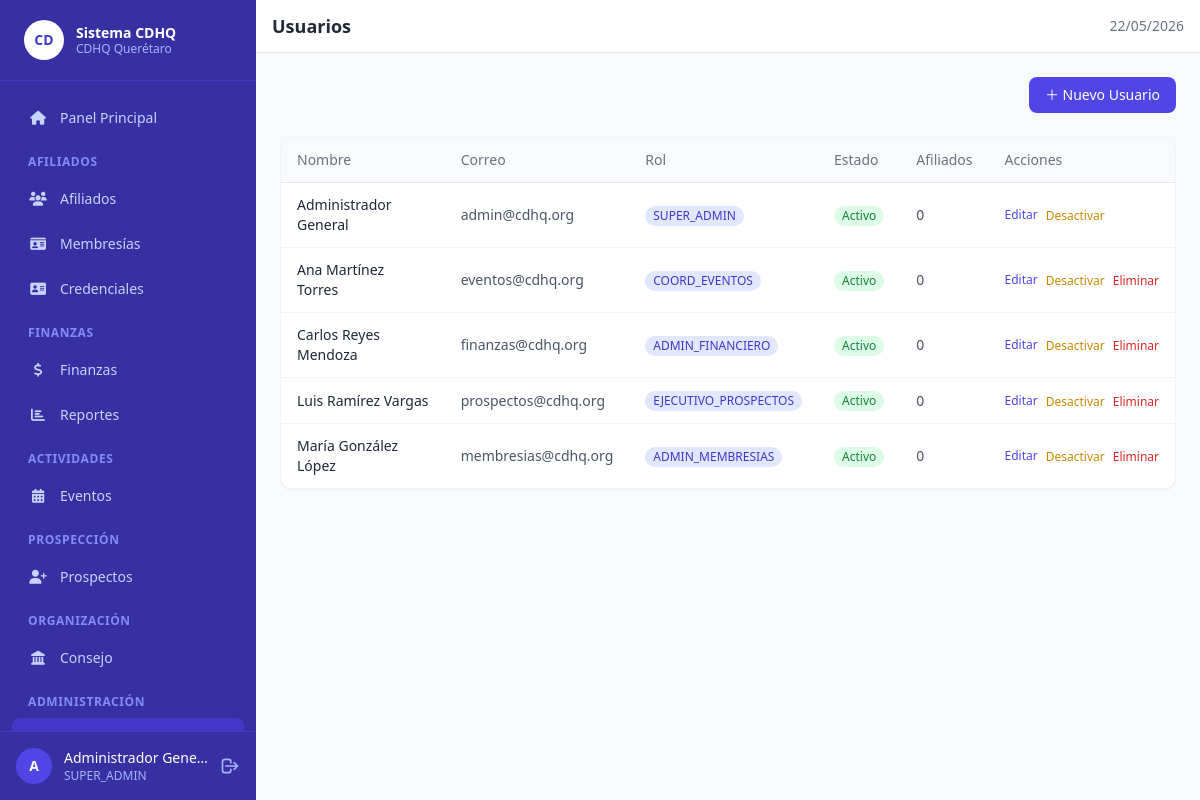
The app's page /users (signed in) with its own data.
### tables this page shows
CREATE TABLE IF NOT EXISTS `users` (
    `id`         INT UNSIGNED AUTO_INCREMENT PRIMARY KEY,
    `name`       VARCHAR(120) NOT NULL,
    `email`      VARCHAR(160) NOT NULL UNIQUE,
    `password`   VARCHAR(255) NOT NULL,
    `role`       ENUM('SUPER_ADMIN','ADMIN_MEMBRESIAS','ADMIN_FINANCIERO','COORD_EVENTOS','EJECUTIVO_PROSPECTOS','AFILIADO')
                 NOT NULL DEFAULT 'AFILIADO',
    `active`     TINYINT(1) NOT NULL DEFAULT 1,
    `created_at` DATETIME NOT NULL DEFAULT CURRENT_TIMESTAMP,
    `updated_at` DATETIME NOT NULL DEFAULT CURRENT_TIMESTAMP ON UPDATE CURRENT_TIMESTAMP
);

### app/views/users/index.php (the view, shortened to what the rows shown need)
<?php require VIEWS_PATH . '/layout/header.php'; ?>
<?php require VIEWS_PATH . '/layout/navbar.php'; ?>
<div class="flex items-center justify-between mb-6">
    <a href="<?= $base_url ?>/users/create"
       class="inline-flex items-center gap-2 bg-indigo-600 hover:bg-indigo-700 text-white text-sm font-medium px-4 py-2 rounded-lg transition-colors">
        ＋ Nuevo Usuario
    </a>
</div>
<div class="bg-white rounded-xl shadow-sm border border-gray-100 overflow-hidden">
    <table class="min-w-full divide-y divide-gray-200 text-sm">
        <thead class="bg-gray-50">
            <tr>
                <th class="px-4 py-3 text-left font-medium text-gray-500">Nombre</th>
                <th class="px-4 py-3 text-left font-medium text-gray-500">Correo</th>
                <th class="px-4 py-3 text-left font-medium text-gray-500">Rol</th>
                <th class="px-4 py-3 text-left font-medium text-gray-500">Estado</th>
                <th class="px-4 py-3 text-left font-medium text-gray-500">Afiliados</th>
                <th class="px-4 py-3 text-left font-medium text-gray-500">Acciones</th>
            </tr>
        </thead>
        <tbody class="divide-y divide-gray-100">
            <?php foreach ($users as $user): ?>
            <tr class="hover:bg-gray-50">
                <td class="px-4 py-3 font-medium text-gray-800"><?= htmlspecialchars($user['name']) ?></td>
                <td class="px-4 py-3 text-gray-600"><?= htmlspecialchars($user['email']) ?></td>
                <td class="px-4 py-3">
                    <span class="inline-block bg-indigo-100 text-indigo-700 text-xs px-2 py-0.5 rounded-full font-medium">
                        <?= htmlspecialchars($user['role']) ?>
                    </span>
                </td>
                <td class="px-4 py-3">
                    <?php if ($user['active']): ?>
                    <span class="inline-block bg-green-100 text-green-700 text-xs px-2 py-0.5 rounded-full font-medium">Activo</span>
                    <?php else: ?>
                    <span class="inline-block bg-red-100 text-red-700 text-xs px-2 py-0.5 rounded-full font-medium">Inactivo</span>
                    <?php endif; ?>
                </td>
                <td class="px-4 py-3 text-gray-600"><?= (int)$user['affiliate_count'] ?></td>
                <td class="px-4 py-3">
                    <div class="flex items-center gap-2">
                        <a href="<?= $base_url ?>/users/<?= $user['id'] ?>/edit"
                           class="text-indigo-600 hover:text-indigo-800 text-xs font-medium">Editar</a>
                        <form method="POST" action="<?= $base_url ?>/users/<?= $user['id'] ?>/toggle" class="inline">
                            <button type="submit" class="text-yellow-600 hover:text-yellow-800 text-xs font-medium">
                                <?= $user['active'] ? 'Desactivar' : 'Activar' ?>
                            </button>
                        </form>
                        <?php if ($user['id'] !== ($current_user['id'] ?? 0)): ?>
                        <form method="POST" action="<?= $base_url ?>/users/<?= $user['id'] ?>/delete" class="inline"
                              onsubmit="return confirm('¿Eliminar este usuario?')">
                            <button type="submit" class="text-red-600 hover:text-red-800 text-xs font-medium">Eliminar</button>
                        </form>
                        <?php endif; ?>
                    </div>
                </td>
            </tr>
            <?php endforeach; ?>
        </tbody>
    </table>
</div>
<?php require VIEWS_PATH . '/layout/footer.php'; ?>

### core/Router.php (shortened to what the rows shown need)
<?php
class Router {
    private array $routes = [];
    public function add(string $method, string $pattern, string $controller, string $action): void {
        $this->routes[] = compact('method', 'pattern', 'controller', 'action');
    }
    public function dispatch(string $url): void {
        $requestMethod = $_SERVER['REQUEST_METHOD'] ?? 'GET';
        $url = trim($url, '/');
        foreach ($this->routes as $route) {
            if (strtoupper($route['method']) !== strtoupper($requestMethod)) {
                continue;
            }
            $pattern = $this->buildPattern($route['pattern']);
            if (preg_match($pattern, $url, $matches)) {
                array_shift($matches);
                $params = array_values(array_filter($matches, 'is_int', ARRAY_FILTER_USE_KEY));
                $this->invoke($route['controller'], $route['action'], $params);
                return;
            }
        }
    }
    private function buildPattern(string $pattern): string {
        $pattern = trim($pattern, '/');
        $pattern = preg_replace('/:([a-zA-Z_]+)/', '(?P<$1>[^/]+)', $pattern);
        return '#^' . $pattern . '$#';
    }
    private function invoke(string $controllerName, string $action, array $params): void {
        $controller = new $controllerName();
        call_user_func_array([$controller, $action], $params);
    }
}

### app/views/layout/navbar.php (shortened to what the rows shown need)
<?php
$currentUser = $current_user ?? Auth::currentUser();
$role = $currentUser['role'] ?? '';
$currentPath = trim(parse_url($_SERVER['REQUEST_URI'] ?? '', PHP_URL_PATH), '/');
$baseStripped = ltrim(str_replace(
    rtrim(parse_url(BASE_URL, PHP_URL_PATH), '/'), '', '/' . $currentPath
), '/');
function navLink(string $href, string $label, string $icon, string $current, string $base): string {
    $path = ltrim($href, '/');
    $active = ($current === $path || strpos($current, $path . '/') === 0) && $path !== '';
    $class  = $active ? 'sidebar-link active' : 'sidebar-link text-indigo-200';
    return '<a href="' . BASE_URL . '/' . $href . '" class="' . $class . '">'
         . '<span class="w-5 flex-shrink-0 text-center">' . $icon . '</span>'
         . '<span>' . htmlspecialchars($label) . '</span>'
         . '</a>';
}
?>
<div class="flex h-screen overflow-hidden">
<aside id="sidebar" class="w-64 bg-indigo-800 text-white flex flex-col flex-shrink-0 transition-transform duration-200 z-30
    fixed inset-y-0 left-0 lg:static lg:translate-x-0 -translate-x-full" aria-label="Sidebar">
    <div class="px-6 py-5 border-b border-indigo-700 flex items-center gap-3">
        <div class="w-10 h-10 bg-white rounded-full flex items-center justify-center flex-shrink-0">
            <span class="text-indigo-700 font-bold text-sm">CD</span>
        </div>
        <div>
            <p class="font-bold text-sm leading-tight">Sistema CDHQ</p>
            <p class="text-indigo-300 text-xs leading-tight">CDHQ Querétaro</p>
        </div>
    </div>
    <nav class="flex-1 overflow-y-auto px-3 py-4 space-y-1">
        <?= navLink('dashboard', 'Panel Principal', '<i class="fas fa-home fa-fw"></i>', $baseStripped, BASE_URL) ?>
        <?php if (in_array($role, [ROLE_SUPER_ADMIN, ROLE_ADMIN_MEMBRESIAS, ROLE_EJECUTIVO_PROSPECTOS])): ?>
        <p class="px-4 pt-3 pb-1 text-xs font-semibold uppercase text-indigo-400 tracking-wider">Afiliados</p>
        <?= navLink('affiliates', 'Afiliados', '<i class="fas fa-users fa-fw"></i>', $baseStripped, BASE_URL) ?>
        <?= navLink('subscriptions', 'Membresías', '<i class="fas fa-id-card fa-fw"></i>', $baseStripped, BASE_URL) ?>
        <?= navLink('credentials/1', 'Credenciales', '<i class="fas fa-address-card fa-fw"></i>', $baseStripped, BASE_URL) ?>
        <?php endif; ?>
        <?php if (in_array($role, [ROLE_SUPER_ADMIN, ROLE_ADMIN_FINANCIERO])): ?>
        <p class="px-4 pt-3 pb-1 text-xs font-semibold uppercase text-indigo-400 tracking-wider">Finanzas</p>
        <?= navLink('financial', 'Finanzas', '<i class="fas fa-dollar-sign fa-fw"></i>', $baseStripped, BASE_URL) ?>
        <?= navLink('reports', 'Reportes', '<i class="fas fa-chart-bar fa-fw"></i>', $baseStripped, BASE_URL) ?>
        <?php endif; ?>
        <?php if (in_array($role, [ROLE_SUPER_ADMIN, ROLE_ADMIN_MEMBRESIAS, ROLE_COORD_EVENTOS, ROLE_AFILIADO])): ?>
        <p class="px-4 pt-3 pb-1 text-xs font-semibold uppercase text-indigo-400 tracking-wider">Actividades</p>
        <?= navLink('events', 'Eventos', '<i class="fas fa-calendar-alt fa-fw"></i>', $baseStripped, BASE_URL) ?>
        <?php endif; ?>
        <?php if (in_array($role, [ROLE_SUPER_ADMIN, ROLE_ADMIN_MEMBRESIAS, ROLE_EJECUTIVO_PROSPECTOS])): ?>
        <p class="px-4 pt-3 pb-1 text-xs font-semibold uppercase text-indigo-400 tracking-wider">Prospección</p>
        <?= navLink('prospects', 'Prospectos', '<i class="fas fa-user-plus fa-fw"></i>', $baseStripped, BASE_URL) ?>
        <?php endif; ?>
        <?php if (in_array($role, [ROLE_SUPER_ADMIN, ROLE_ADMIN_MEMBRESIAS])): ?>
        <p class="px-4 pt-3 pb-1 text-xs font-semibold uppercase text-indigo-400 tracking-wider">Organización</p>
        <?= navLink('council', 'Consejo', '<i class="fas fa-landmark fa-fw"></i>', $baseStripped, BASE_URL) ?>
        <?php endif; ?>
        <?php if ($role === ROLE_SUPER_ADMIN): ?>
        <p class="px-4 pt-3 pb-1 text-xs font-semibold uppercase text-indigo-400 tracking-wider">Administración</p>
        <?= navLink('users', 'Usuarios', '<i class="fas fa-user fa-fw"></i>', $baseStripped, BASE_URL) ?>
        <?php endif; ?>
    </nav>
    <div class="px-4 py-4 border-t border-indigo-700">
        <div class="flex items-center gap-3">
            <div class="w-9 h-9 bg-indigo-600 rounded-full flex items-center justify-center text-sm font-bold flex-shrink-0">
                <?= htmlspecialchars(mb_strtoupper(mb_substr($currentUser['name'] ?? 'U', 0, 1))) ?>
            </div>
            <div class="min-w-0 flex-1">
                <p class="text-sm font-medium truncate"><?= htmlspecialchars($currentUser['name'] ?? '') ?></p>
                <p class="text-xs text-indigo-300 truncate"><?= htmlspecialchars($role) ?></p>
            </div>
            <a href="<?= BASE_URL ?>/logout" class="text-indigo-300 hover:text-white ml-auto" title="Cerrar sesión">
                <svg class="w-5 h-5" fill="none" stroke="currentColor" viewBox="0 0 24 24">
                    <path stroke-linecap="round" stroke-linejoin="round" stroke-width="2"
                          d="M17 16l4-4m0 0l-4-4m4 4H7m6 4v1a3 3 0 01-3 3H6a3 3 0 01-3-3V7a3 3 0 013-3h4a3 3 0 013 3v1"/>
                </svg>
            </a>
        </div>
    </div>
</aside>
<div class="flex-1 flex flex-col min-w-0 overflow-hidden">
    <header class="bg-white border-b border-gray-200 px-4 py-3 flex items-center gap-4 flex-shrink-0">
        <h1 class="text-lg font-semibold text-gray-800 flex-1"><?= htmlspecialchars($title ?? '') ?></h1>
        <span class="text-sm text-gray-500 hidden sm:block"><?= date('d/m/Y') ?></span>
    </header>
    <main class="flex-1 overflow-y-auto p-4 lg:p-6">

### records on screen
users: name "A", name "Administrador Gene…", role "SUPER_ADMIN", name "Administrador General", email "admin@cdhq.org", active "Activo", affiliate_count "0"
users: name "Ana Martínez Torres", email "eventos@cdhq.org", role "COORD_EVENTOS", active "Activo", affiliate_count "0"
users: name "Carlos Reyes Mendoza", email "finanzas@cdhq.org", role "ADMIN_FINANCIERO", active "Activo", affiliate_count "0"
users: name "Luis Ramírez Vargas", email "prospectos@cdhq.org", role "EJECUTIVO_PROSPECTOS", active "Activo", affiliate_count "0"
users: name "María González López", email "membresias@cdhq.org", role "ADMIN_MEMBRESIAS", active "Activo", affiliate_count "0"

### other values on screen
$label "Panel Principal Afiliados Membresías Credenciales Finanzas Reportes Eventos Prospectos Consejo"
